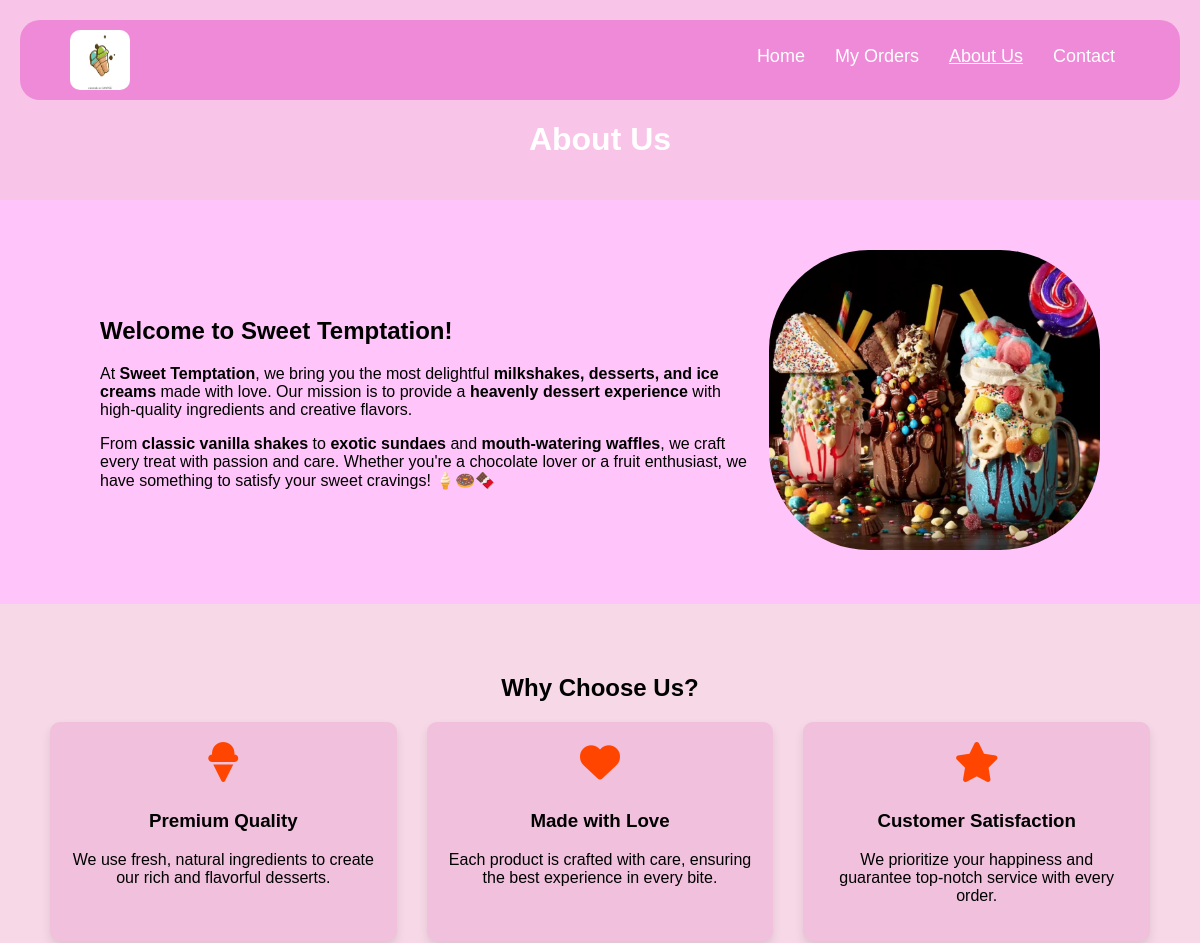
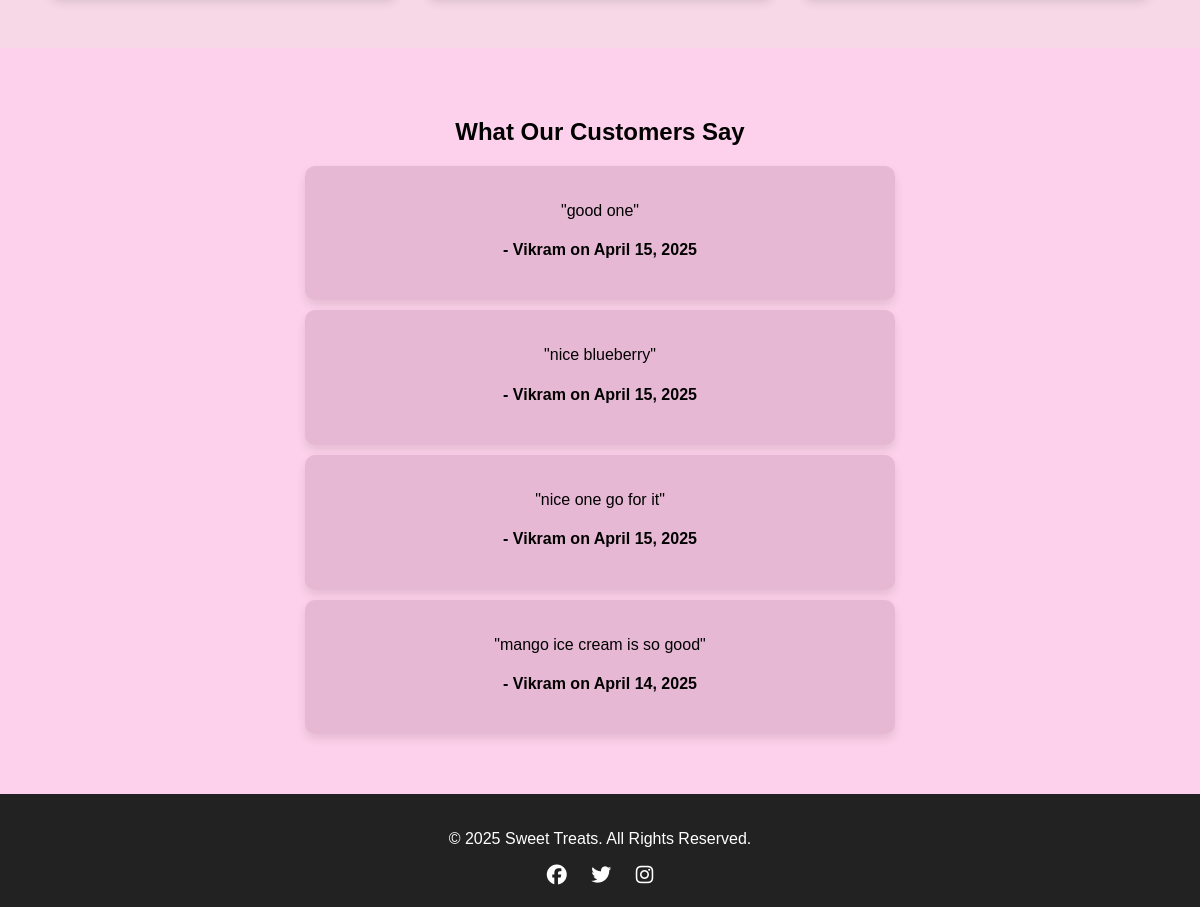
The page /components/about.php (signed in) on the database its author committed (2 pictures, top to bottom).
### tables this page shows
CREATE TABLE `order_items` (
  `id` int(11) NOT NULL,
  `order_id` int(11) DEFAULT NULL,
  `product_id` int(11) DEFAULT NULL,
  `name` varchar(100) DEFAULT NULL,
  `image` varchar(255) DEFAULT NULL,
  `price` decimal(10,2) DEFAULT NULL,
  `quantity` int(11) DEFAULT NULL,
  `subtotal` decimal(10,2) DEFAULT NULL,
  `status` varchar(50) DEFAULT 'Pending',
  `review` text DEFAULT NULL,
  `rating` int(11) DEFAULT NULL
);

CREATE TABLE `orders` (
  `id` int(11) NOT NULL,
  `user_id` int(11) DEFAULT NULL,
  `customer_name` varchar(100) DEFAULT NULL,
  `phone` varchar(20) DEFAULT NULL,
  `address` text DEFAULT NULL,
  `payment_method` varchar(50) DEFAULT NULL,
  `total_amount` decimal(10,2) DEFAULT NULL,
  `created_at` timestamp NOT NULL DEFAULT current_timestamp()
);

### components/about.php (the view, shortened to what this page needs)
<?php
include('database.php');
$sql = "
    SELECT o.customer_name, o.created_at, oi.review
    FROM orders o
    JOIN order_items oi ON o.id = oi.order_id
    WHERE oi.review IS NOT NULL AND oi.review != ''
    ORDER BY o.created_at DESC
    LIMIT 5
";
$result = $conn->query($sql);
?>
<!DOCTYPE html>
<html lang="en">
<head>
    <link rel="stylesheet" href="../css/about.css">
    <link rel="stylesheet" href="https://cdnjs.cloudflare.com/ajax/libs/font-awesome/6.4.2/css/all.min.css">
</head>
<body>
    <header>
        <nav>
            <img class="logo" src="../images/logice.png" alt="Sweet Treats Logo">
            <ul>
                <li><a href="index.php">Home</a></li>
                <li><a href="my_orders.php">My Orders</a></li>
                <li><a href="about.php" class="active">About Us</a></li>
                <li><a href="contact.php">Contact</a></li>
            </ul>
        </nav>
        <h1>About Us</h1>
    </header>
    <section class="about">
        <div class="about-content">
            <h2>Welcome to Sweet Temptation!</h2>
            <p>At <strong>Sweet Temptation</strong>, we bring you the most delightful <strong>milkshakes, desserts, and ice creams</strong> made with love. Our mission is to provide a <strong>heavenly dessert experience</strong> with high-quality ingredients and creative flavors.</p>
            <p>From <strong>classic vanilla shakes</strong> to <strong>exotic sundaes</strong> and <strong>mouth-watering waffles</strong>, we craft every treat with passion and care. Whether you're a chocolate lover or a fruit enthusiast, we have something to satisfy your sweet cravings! 🍦🍩🍫</p>
        </div>
        <div class="about-image">
            <img class="imgshk" src="../images/desmilice.png" alt="Delicious Desserts">
        </div>
    </section>
    <section class="why-choose-us">
        <h2>Why Choose Us?</h2>
        <div class="features">
            <div class="feature">
                <i class="fas fa-ice-cream"></i>
                <h3>Premium Quality</h3>
                <p>We use fresh, natural ingredients to create our rich and flavorful desserts.</p>
            </div>
            <div class="feature">
                <i class="fas fa-heart"></i>
                <h3>Made with Love</h3>
                <p>Each product is crafted with care, ensuring the best experience in every bite.</p>
            </div>
            <div class="feature">
                <i class="fas fa-star"></i>
                <h3>Customer Satisfaction</h3>
                <p>We prioritize your happiness and guarantee top-notch service with every order.</p>
            </div>
        </div>
    </section>
    <section class="testimonials">
        <h2>What Our Customers Say</h2>
        <?php if ($result && $result->num_rows > 0): ?>
            <?php while ($row = $result->fetch_assoc()): ?>
                <div class="testimonial">
                    <p>"<?php echo htmlspecialchars($row['review']); ?>"</p>
                    <h4>- <?php echo htmlspecialchars($row['customer_name']); ?> on <?php echo date("F j, Y", strtotime($row['created_at'])); ?></h4>
                </div>
            <?php endwhile; ?>
        <?php else: ?>
            <div class="testimonial">
                <p>No reviews available yet. Be the first to leave one!</p>
            </div>
        <?php endif; ?>
    </section>
    <footer>
        <p>&copy; 2025 Sweet Treats. All Rights Reserved.</p>
        <div class="social-icons">
            <a href="https://facebook.com/yourpage" target="_blank"><i class="fab fa-facebook"></i></a>
            <a href="https://twitter.com/yourprofile" target="_blank"><i class="fab fa-twitter"></i></a>
            <a href="https://instagram.com/yourprofile" target="_blank"><i class="fab fa-instagram"></i></a>
        </div>
    </footer>
</body>
</html>

### css/about.css (style rules this page uses)
body { font-family: Arial, sans-serif; margin: 0; padding: 0; background-color: #ffc5fa; }
header { background-color: #f8c4e8; color: white; text-align: center; padding: 20px; }
.logo { border-radius: 10px; height: 60px; width: 60px; }
nav { display: flex; justify-content: space-between; padding: 10px 50px; border-radius: 20px; background: #ee8ad8; }
nav ul { list-style: none; display: flex; }
nav ul li { margin: 0 15px; }
nav ul li a { text-decoration: none; color: white; font-size: 18px; transition: 0.3s; }
nav ul li a:hover, .active { text-decoration: underline; }
.about { display: flex; padding: 50px; align-items: center; text-align: left; max-width: 1000px; margin: auto; }
.about-content { flex: 1; padding-right: 20px; }
.about-image img { width: 100%; border-radius: 100px; }
.why-choose-us { text-align: center; padding: 50px; background: #f7d8e7; }
.features { display: flex; justify-content: center; gap: 30px; }
.imgshk { height: 300px; width: 300px; }
.feature { background: rgb(240, 192, 221); padding: 20px; border-radius: 10px; width: 30%; text-align: center; box-shadow: 0 5px 10px rgba(0,0,0,0.1); }
.feature i { font-size: 40px; color: #ff4500; margin-bottom: 10px; }
.testimonials { background: #fdd1eb; text-align: center; padding: 50px; }
.testimonial { background: rgb(231, 184, 212); padding: 20px; border-radius: 10px; width: 50%; margin: 10px auto; box-shadow: 0 5px 10px rgba(0,0,0,0.1); }
footer { background: #222; color: white; text-align: center; padding: 20px; }
footer .social-icons a { color: white; margin: 0 10px; font-size: 20px; transition: 0.3s; }

### rows shown on the page
order_items: review "good one", order.customer_name "Vikram", order.created_at "April 15, 2025"
order_items: review "nice blueberry", order.customer_name "Vikram", order.created_at "April 15, 2025"
order_items: review "nice one go for it", order.customer_name "Vikram", order.created_at "April 15, 2025"
order_items: review "mango ice cream is so good", order.customer_name "Vikram", order.created_at "April 14, 2025"
